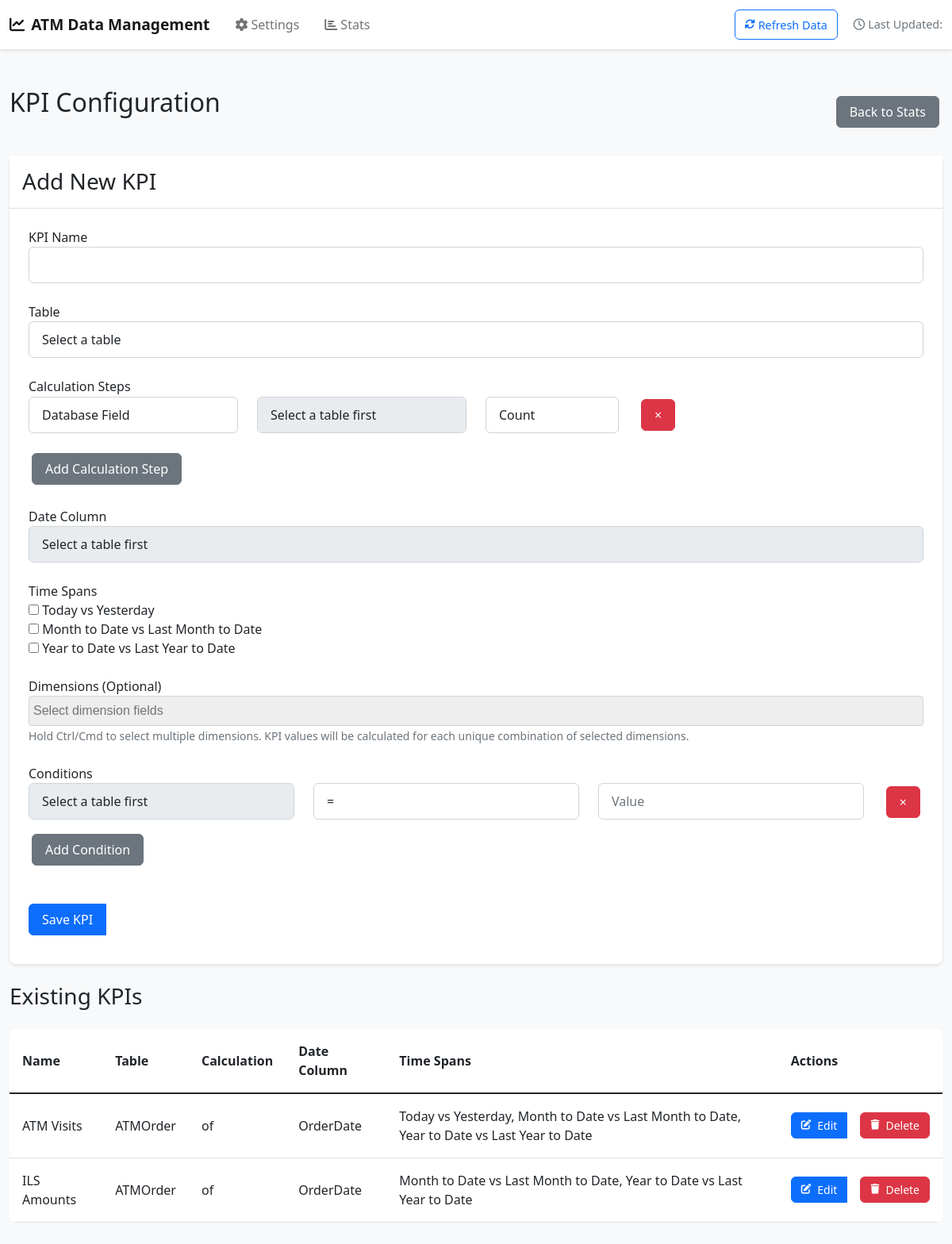
The page /stats/config on the database as committed earlier.
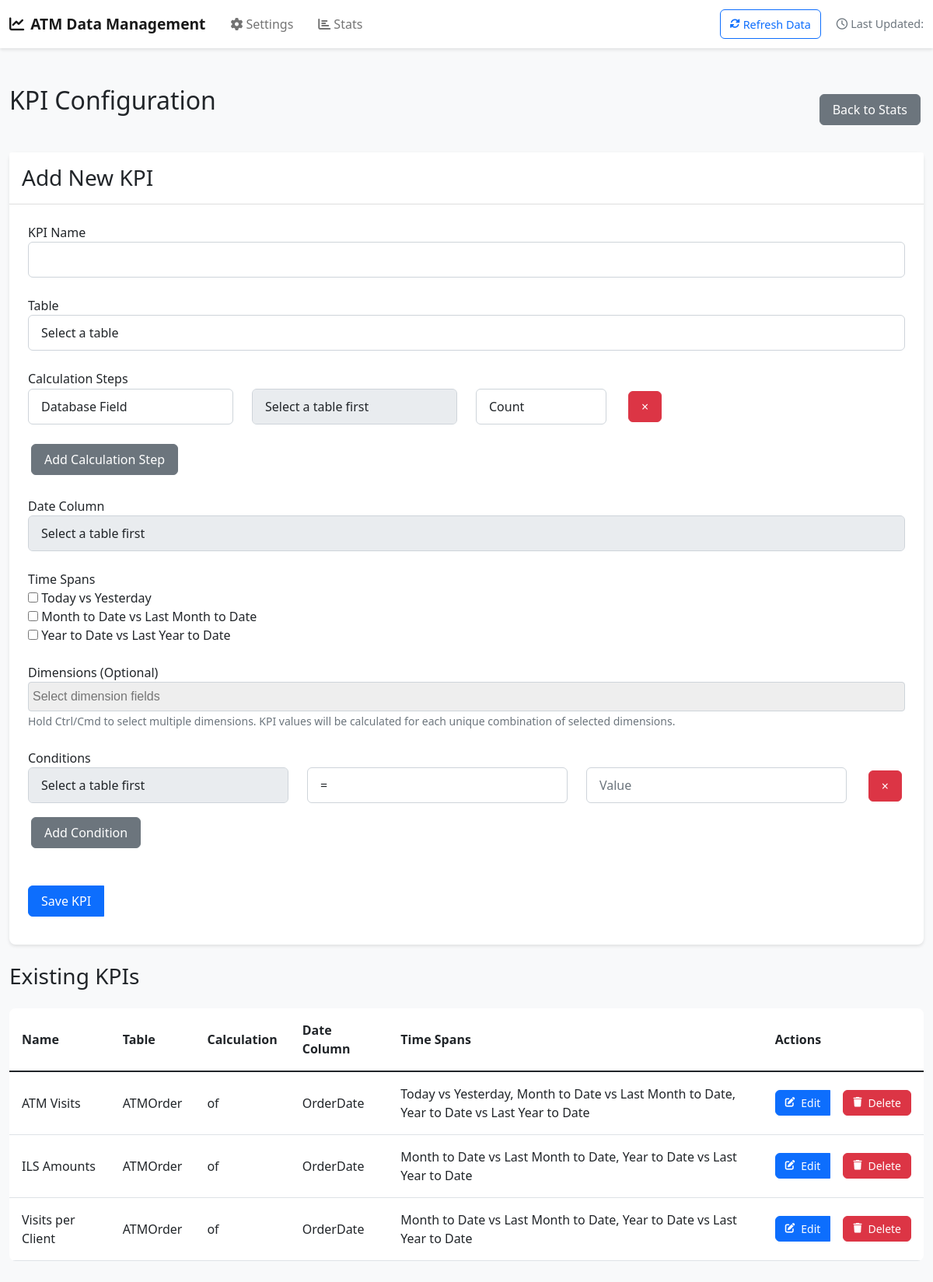
The same page on the database as committed later.
### tables this page shows
CREATE TABLE KPIConfigurations (
                            id INTEGER PRIMARY KEY AUTOINCREMENT,
                            name TEXT NOT NULL,
                            table_name TEXT NOT NULL,
                            date_column TEXT NOT NULL,
                            time_spans TEXT NOT NULL,
                            conditions TEXT NOT NULL,
                            calculation_steps TEXT NOT NULL,
                            dimensions TEXT
                        );

### app.py (the view)
@app.route('/stats/config')
def stats_config():
    try:
        with db_manager.local_engine.connect() as conn:
            inspector = inspect(db_manager.local_engine)
            available_tables = inspector.get_table_names()
        with db_manager.app_config_engine.connect() as conn:
            result = conn.execute(text("SELECT * FROM KPIConfigurations"))
            kpis = [row_to_dict(row) for row in result]
        time_span_pairs = [
            ["Today", "Yesterday"],
            ["Month to Date", "Last Month to Date"],
            ["Year to Date", "Last Year to Date"]
        ]
        calculation_methods = [
            "Count",
            "Distinct Count",
            "Sum",
            "Average",
            "Maximum",
            "Minimum"
        ]
        return render_template('stats_config.html',
                             available_tables=available_tables,
                             time_span_pairs=time_span_pairs,
                             calculation_methods=calculation_methods,
                             kpis=kpis)
    except Exception as e:
        logger.error(f"Error in stats_config: {str(e)}")
        flash(f'Error loading KPI configurations: {str(e)}', 'error')
        return redirect(url_for('stats'))

### app.py (called while the page is built)
@app.template_filter('from_json')
def from_json_filter(value):
    return json.loads(value)

def row_to_dict(row):
    return {key: getattr(row, key) for key in row._fields}

### templates/stats_config.html (shortened to what this page needs)
{% extends "base.html" %}
{% block content %}
<div class="d-flex justify-content-between align-items-center mb-4">
    <h2>KPI Configuration</h2>
    <a href="{{ url_for('stats') }}" class="btn btn-secondary">Back to Stats</a>
</div>
<div class="card mb-4">
    <div class="card-header">
        <h3 class="card-title mb-0">
            <span id="form-title">Add New KPI</span>
        </h3>
    </div>
    <div class="card-body">
        <form id="kpi-form" method="POST">
            <div class="form-group">
                <label for="kpi_name">KPI Name</label>
                <input type="text" class="form-control" id="kpi_name" name="kpi_name" required>
            </div>
            <div class="form-group">
                <label for="table_name">Table</label>
                <select class="form-control" id="table_name" name="table_name" required>
                    <option value="">Select a table</option>
                </select>
            </div>
            <div class="form-group">
                <label>Calculation Steps</label>
                <div id="calculation-steps-container">
                    <div class="calculation-step mb-3">
                        <div class="row align-items-center">
                            <div class="col-md-3">
                                <select class="form-control step-type" required>
                                    <option value="field">Database Field</option>
                                </select>
                            </div>
                            <div class="col-md-3 field-input">
                                <select class="form-control calculation-field" disabled>
                                    <option value="">Select a table first</option>
                                </select>
                            </div>
                            <div class="col-md-2">
                                <select class="form-control calculation-method" required>
                                    {% for method in calculation_methods %}
                                    <option value="{{ method }}">{{ method }}</option>
                                    {% endfor %}
                                </select>
                            </div>
                            <div class="col-auto">
                                <button type="button" class="btn btn-danger remove-step">&times;</button>
                            </div>
                        </div>
                    </div>
                </div>
                <button type="button" class="btn btn-secondary mt-2" id="add-calculation-step">Add Calculation Step</button>
            </div>
            <div class="form-group">
                <label for="date_column">Date Column</label>
                <select class="form-control" id="date_column" name="date_column" required disabled>
                    <option value="">Select a table first</option>
                </select>
            </div>
            <div class="form-group">
                <label>Time Spans</label>
                {% for pair in time_span_pairs %}
                <div class="custom-control custom-checkbox">
                    <input type="checkbox" class="custom-control-input time-span-checkbox"
                           id="time_span_{{ loop.index0 }}"
                           name="time_span_{{ loop.index0 }}"
                           value='{{ pair|tojson|safe }}'>
                    <label class="custom-control-label" for="time_span_{{ loop.index0 }}">
                        {{ pair[0] }} vs {{ pair[1] }}
                    </label>
                </div>
                {% endfor %}
            </div>
            <div class="form-group">
                <label>Dimensions (Optional)</label>
                <small class="form-text text-muted">
                    Hold Ctrl/Cmd to select multiple dimensions. KPI values will be calculated for each unique combination of selected dimensions.
                </small>
            </div>
            <div class="form-group">
                <label>Conditions</label>
                <div id="conditions-container">
                    <div class="condition-row mb-2">
                        <div class="row">
                            <div class="col">
                                <select class="form-control condition-field" name="conditions[]" disabled>
                                    <option value="">Select a table first</option>
                                </select>
                            </div>
                            <div class="col">
                                <select class="form-control condition-operator" name="conditions[]">
                                    <option value="=">=</option>
                                </select>
                            </div>
                            <div class="col">
                                <input type="text" class="form-control condition-value" name="conditions[]" placeholder="Value">
                            </div>
                            <div class="col-auto">
                                <button type="button" class="btn btn-danger remove-condition">&times;</button>
                            </div>
                        </div>
                    </div>
                </div>
                <button type="button" class="btn btn-secondary mt-2" id="add-condition">Add Condition</button>
            </div>
            <div class="btn-group">
                <button type="submit" class="btn btn-primary" id="save-btn">Save KPI</button>
            </div>
        </form>
    </div>
</div>
<h3>Existing KPIs</h3>
{% if kpis %}
<div class="table-responsive">
    <table class="table">
        <thead>
            <tr>
                <th>Name</th>
                <th>Table</th>
                <th>Calculation</th>
                <th>Date Column</th>
                <th>Time Spans</th>
                <th>Actions</th>
            </tr>
        </thead>
        <tbody>
            {% for kpi in kpis %}
            <tr>
                <td>{{ kpi.name }}</td>
                <td>{{ kpi.table_name }}</td>
                <td>{{ kpi.calculation_method }} of {{ kpi.calculation_field }}</td>
                <td>{{ kpi.date_column }}</td>
                <td>
                    {% set spans = kpi.time_spans|from_json %}
                    {% for span in spans %}
                        {{ span[0] }} vs {{ span[1] }}{% if not loop.last %}, {% endif %}
                    {% endfor %}
                </td>
                <td>
                    <div class="btn-group">
                        <button type="button" class="btn btn-primary btn-sm edit-kpi"
                                data-kpi='{{ kpi|tojson|safe }}'
                                onclick="editKPI(this)">
                            <i class="fas fa-edit"></i> Edit
                        </button>
                        <form action="{{ url_for('delete_kpi', kpi_id=kpi.id) }}" method="POST"
                              class="d-inline"
                              onsubmit="return confirm('Are you sure you want to delete this KPI?');">
                            <button type="submit" class="btn btn-danger btn-sm">
                                <i class="fas fa-trash"></i> Delete
                            </button>
                        </form>
                    </div>
                </td>
            </tr>
            {% endfor %}
        </tbody>
    </table>
</div>
{% else %}
<p>No KPIs configured yet.</p>
{% endif %}
{% endblock %}

### templates/base.html (shortened to what this page needs)
<!DOCTYPE html>
<html lang="en">
<head>
    <link href="https://cdn.jsdelivr.net/npm/bootstrap@5.1.3/dist/css/bootstrap.min.css" rel="stylesheet">
    <link href="https://cdnjs.cloudflare.com/ajax/libs/font-awesome/6.0.0/css/all.min.css" rel="stylesheet">
    <link href="https://cdn.jsdelivr.net/npm/select2@4.1.0-rc.0/dist/css/select2.min.css" rel="stylesheet" />
</head>
<body>
    {% include 'navbar.html' %}
    <div class="container">
        {% block content %}{% endblock %}
    </div>
</body>
</html>

### templates/navbar.html (shortened to what this page needs)
<nav class="navbar navbar-expand-lg navbar-light bg-white fixed-top">
    <div class="container-fluid">
        <a class="navbar-brand" href="{{ url_for('index') }}">
            <i class="fas fa-chart-line me-2"></i>ATM Data Management
        </a>
        <div class="collapse navbar-collapse" id="navbarNav">
            <ul class="navbar-nav me-auto">
                <li class="nav-item">
                    <a class="nav-link" href="{{ url_for('settings') }}">
                        <i class="fas fa-cog me-1"></i>Settings
                    </a>
                </li>
                <li class="nav-item">
                    <a class="nav-link" href="{{ url_for('stats') }}">
                        <i class="fas fa-chart-bar me-1"></i>Stats
                    </a>
                </li>
            </ul>
            <div class="d-flex align-items-center">
                <form class="me-3" action="{{ url_for('refresh_data_route') }}" method="POST">
                    <button class="btn btn-outline-primary" type="submit">
                        <i class="fas fa-sync-alt me-1"></i>Refresh Data
                    </button>
                </form>
                <span class="last-updated">
                    <i class="far fa-clock me-1"></i>Last Updated: {{ last_updated }}
                </span>
            </div>
        </div>
    </div>
</nav>

### templates/base.html (style rules this page uses)
body { background-color: #f8f9fa; padding-top: 70px; }
.navbar { box-shadow: 0 2px 4px rgba(0,0,0,.1); background-color: rgba(255, 255, 255, 0.95) !important; backdrop-filter: blur(10px); -webkit-backdrop-filter: blur(10px); }
.container { padding-top: 2.5rem; padding-bottom: 2.5rem; max-width: 1400px; }
.card { box-shadow: 0 2px 4px rgba(0,0,0,.1); border: none; border-radius: 8px; margin-bottom: 2rem; }
.card-header { background-color: #fff; border-bottom: 1px solid rgba(0,0,0,.125); padding: 1rem; }
.card-body { padding: 1.5rem; }
.form-group { margin-bottom: 1.5rem; }
.table { background-color: #fff; border-radius: 8px; overflow: hidden; margin-bottom: 2rem; }
.table th, .table td { padding: 1rem; vertical-align: middle; }
.btn { border-radius: 6px; padding: 0.5rem 1rem; margin: 0.25rem; height: auto !important; min-height: 38px; white-space: nowrap; display: inline-flex; align-items: center; justify-content: center; vertical-align: middle; line-height: normal; }
.btn-group { display: inline-flex; gap: 0.5rem; flex-wrap: nowrap; align-items: stretch; margin: -0.25rem; }
.btn-group .btn { margin: 0.25rem; flex: 0 1 auto; }
.table td .btn-group { display: flex; flex-wrap: nowrap; align-items: center; min-height: 38px; }
.table td .btn { padding: 0.375rem 0.75rem; }
.btn-sm { padding: 0.25rem 0.75rem; min-height: 31px; font-size: 0.875rem; }
form .btn-group { margin-top: 1rem; margin-bottom: 0.5rem; }
.btn i { margin-right: 0.5rem; font-size: 0.9em; flex-shrink: 0; }
h2, h3 { margin-bottom: 1.5rem; }
.form-control { border-radius: 6px; padding: 0.625rem 1rem; height: auto; }
.navbar-brand { font-weight: 600; font-size: 1.2rem; }
.nav-link { font-weight: 500; padding: 0.5rem 1rem !important; transition: color 0.2s ease; }
.last-updated { font-size: 0.9rem; color: #6c757d; white-space: nowrap; }
.btn i { margin-right: 0.5rem; font-size: 0.9em; }
.btn-sm { padding: 0.25rem 0.5rem; font-size: 0.875rem; }
.table td .btn-group { margin: -0.25rem; }
.navbar .btn { padding: 0.375rem 0.75rem; font-size: 0.9rem; }

Rows that differ between the two databases and show on the page:
added KPIConfigurations: name "Visits per Client", table_name "ATMOrder", date_column "OrderDate", span "Month to Date" "Year to Date", span "Last Month to Date" "Last Year to Date"
